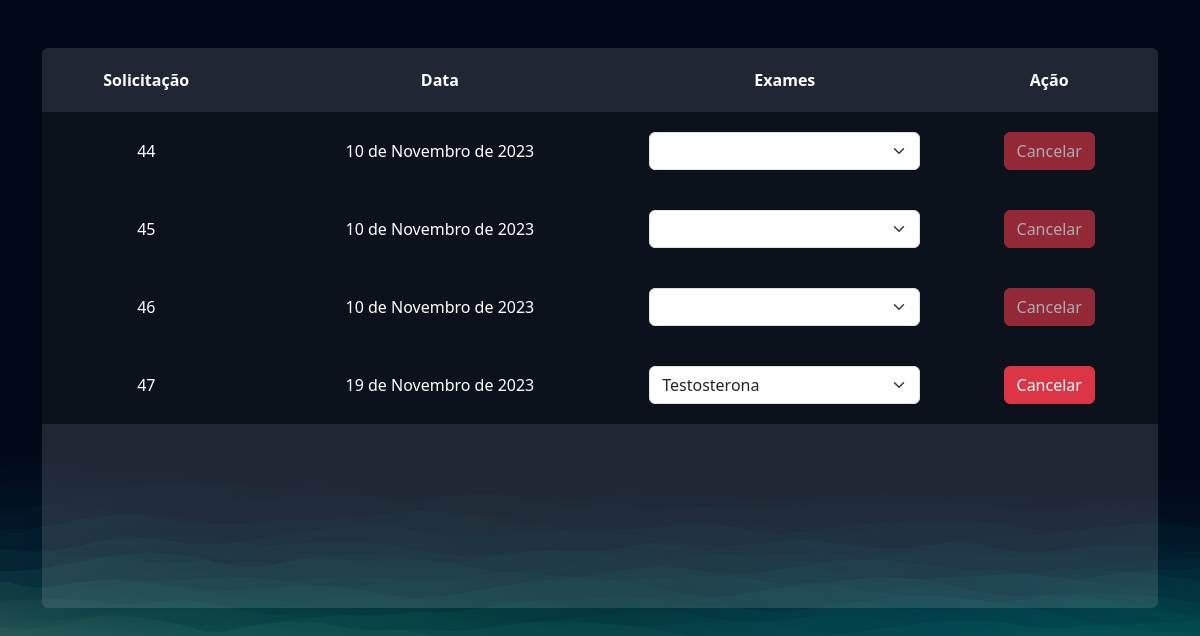
The app's page /exames/gerenciar_pedidos/ (signed in), older data.
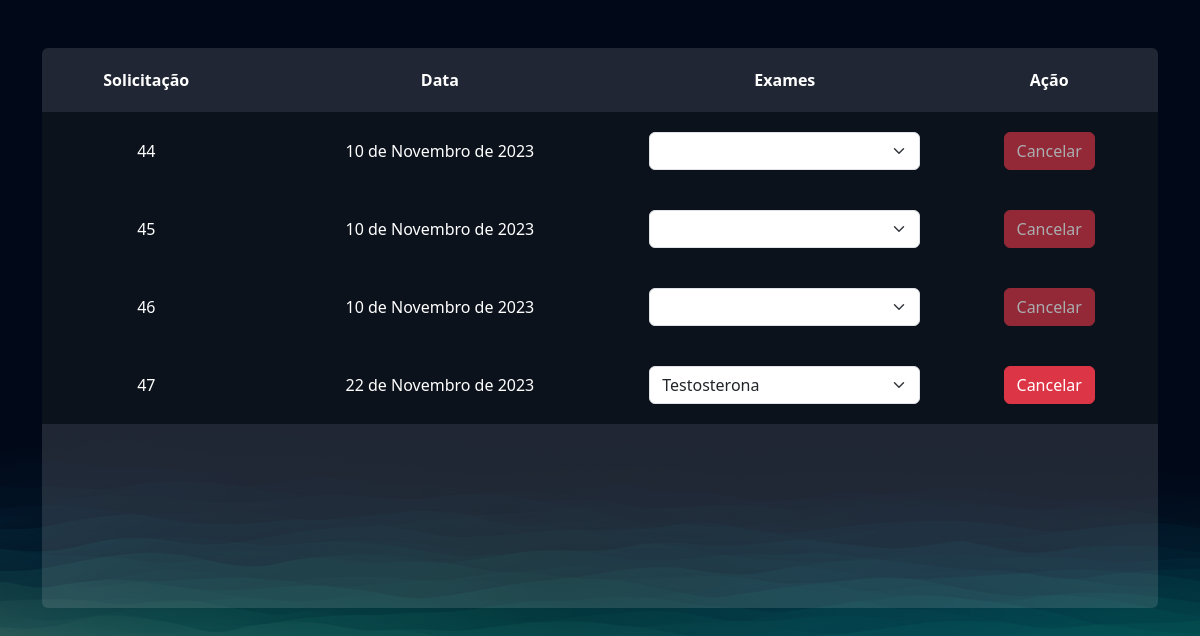
The same page, newer data.
### exames/models.py (models this page shows, shortened)
class PedidosExames(models.Model):
    usuario = models.ForeignKey(User, on_delete=models.DO_NOTHING)
    exames = models.ManyToManyField(SolicitacaoExame)
    agendado = models.BooleanField(default=True)
    data = models.DateField()

### exames/views.py (the view)
# urls.py: path('gerenciar_pedidos/', views.gerenciar_pedidos, name="gerenciar_pedidos"),
@login_required
def gerenciar_pedidos(request):
    pedidos_exames = PedidosExames.objects.filter(usuario=request.user)
    return render(request, 'gerenciar_pedidos.html', {'pedidos_exames': pedidos_exames})

### exames/templates/gerenciar_pedidos.html (shortened to what this page needs)
{% extends "bases/base.html" %}
{% load static %}
{% block 'head' %}
<link href="{% static 'exames/css/css.css' %}" rel="stylesheet">
<link href="{% static 'exames/css/gerenciar_pedidos.css' %}" rel="stylesheet">
{% endblock 'head' %}
{% block 'conteudo' %}
<br>
<br>
<div class="container">
    <div class="card card-view">
        <table>
            <tr>
                <th>Solicitação</th>
                <th>Data</th>
                <th>Exames</th>
                <th>Ação</th>
            </tr>
            {% for pedidos in pedidos_exames %}
            <tr class="linha-tabela">
                <td>{{pedidos.id}}</td>
                <td>{{pedidos.data}}</td>
                <td>
                    <select class="form-select">
                        {% for exame in pedidos.exames.all %}
                            <option style="color: black" value="">{{exame.exame.nome}}</option>
                        {% endfor %}
                    </select>
                </td>
                <td>
                    <a href="{% url 'cancelar_pedido' pedidos.id %}" class="btn btn-danger {% if not pedidos.agendado %} disabled {% endif %}">Cancelar</a>
                </td>
            </tr>
            {% endfor %}
        </table>
    </div>
</div>
{% endblock 'conteudo' %}

Row changes from the older to the newer data that the page shows:
changed PedidosExames id 47: data "19 de Novembro de 2023" → "22 de Novembro de 2023"
